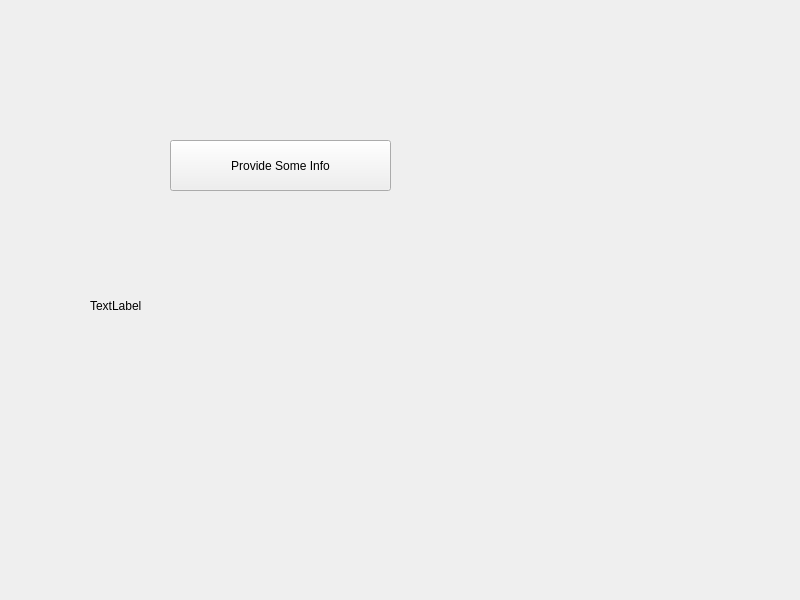
<?xml version="1.0" encoding="UTF-8"?>
<ui version="4.0">
 <class>Widget</class>
 <widget class="QWidget" name="Widget">
  <property name="geometry">
   <rect>
    <x>0</x>
    <y>0</y>
    <width>800</width>
    <height>600</height>
   </rect>
  </property>
  <property name="windowTitle">
   <string>Widget</string>
  </property>
  <widget class="QPushButton" name="pushButton">
   <property name="geometry">
    <rect>
     <x>170</x>
     <y>140</y>
     <width>221</width>
     <height>51</height>
    </rect>
   </property>
   <property name="text">
    <string>Provide Some Info</string>
   </property>
  </widget>
  <widget class="QLabel" name="labelInfo">
   <property name="geometry">
    <rect>
     <x>90</x>
     <y>250</y>
     <width>661</width>
     <height>111</height>
    </rect>
   </property>
   <property name="text">
    <string>TextLabel</string>
   </property>
  </widget>
 </widget>
 <resources/>
 <connections/>
</ui>
